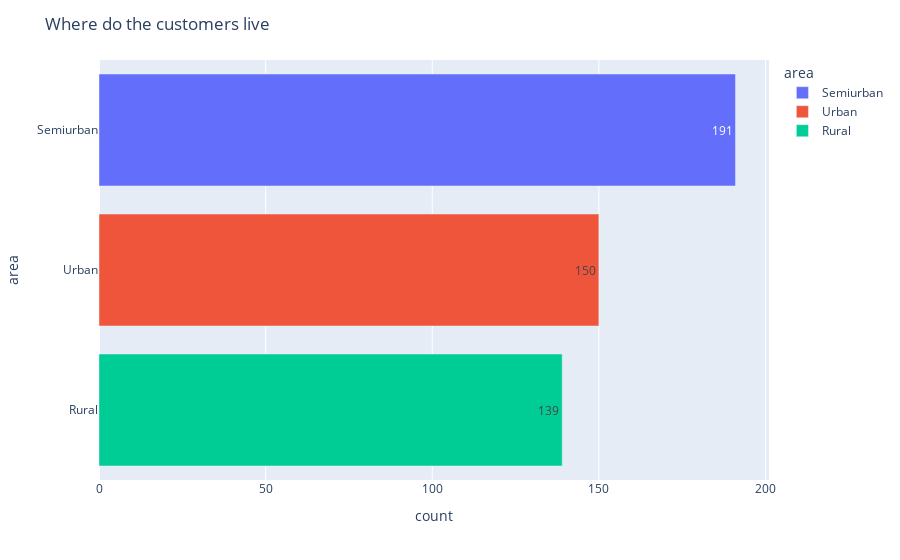

The code cell stored with this chart in its notebook:
### Code cell
fig = px.bar(df_area, x="count", y="area", color="area",text_auto=True)
fig.update_layout(title_text='Where do the customers live')
fig.show()

### Figure 1 — Plotly figure (JSON) as saved in the notebook; plotly's stock layout.template omitted (floating-point values rounded to 4 significant figures)
{"data": [{"alignmentgroup": "True", "hovertemplate": "area=%{y}<br>count=%{x}<extra></extra>", "legendgroup": "Semiurban", "marker": {"color": "#636efa", "pattern": {"shape": ""}}, "name": "Semiurban", "offsetgroup": "Semiurban", "orientation": "h", "showlegend": true, "textposition": "auto", "texttemplate": "%{x}", "type": "bar", "x": [191], "xaxis": "x", "y": ["Semiurban"], "yaxis": "y"}, {"alignmentgroup": "True", "hovertemplate": "area=%{y}<br>count=%{x}<extra></extra>", "legendgroup": "Urban", "marker": {"color": "#EF553B", "pattern": {"shape": ""}}, "name": "Urban", "offsetgroup": "Urban", "orientation": "h", "showlegend": true, "textposition": "auto", "texttemplate": "%{x}", "type": "bar", "x": [150], "xaxis": "x", "y": ["Urban"], "yaxis": "y"}, {"alignmentgroup": "True", "hovertemplate": "area=%{y}<br>count=%{x}<extra></extra>", "legendgroup": "Rural", "marker": {"color": "#00cc96", "pattern": {"shape": ""}}, "name": "Rural", "offsetgroup": "Rural", "orientation": "h", "showlegend": true, "textposition": "auto", "texttemplate": "%{x}", "type": "bar", "x": [139], "xaxis": "x", "y": ["Rural"], "yaxis": "y"}], "layout": {"barmode": "relative", "legend": {"title": {"text": "area"}, "tracegroupgap": 0}, "margin": {"t": 60}, "title": {"text": "Where do the customers live"}, "xaxis": {"anchor": "y", "domain": [0, 1], "title": {"text": "count"}}, "yaxis": {"anchor": "x", "categoryarray": ["Rural", "Urban", "Semiurban"], "categoryorder": "array", "domain": [0, 1], "title": {"text": "area"}}}}
